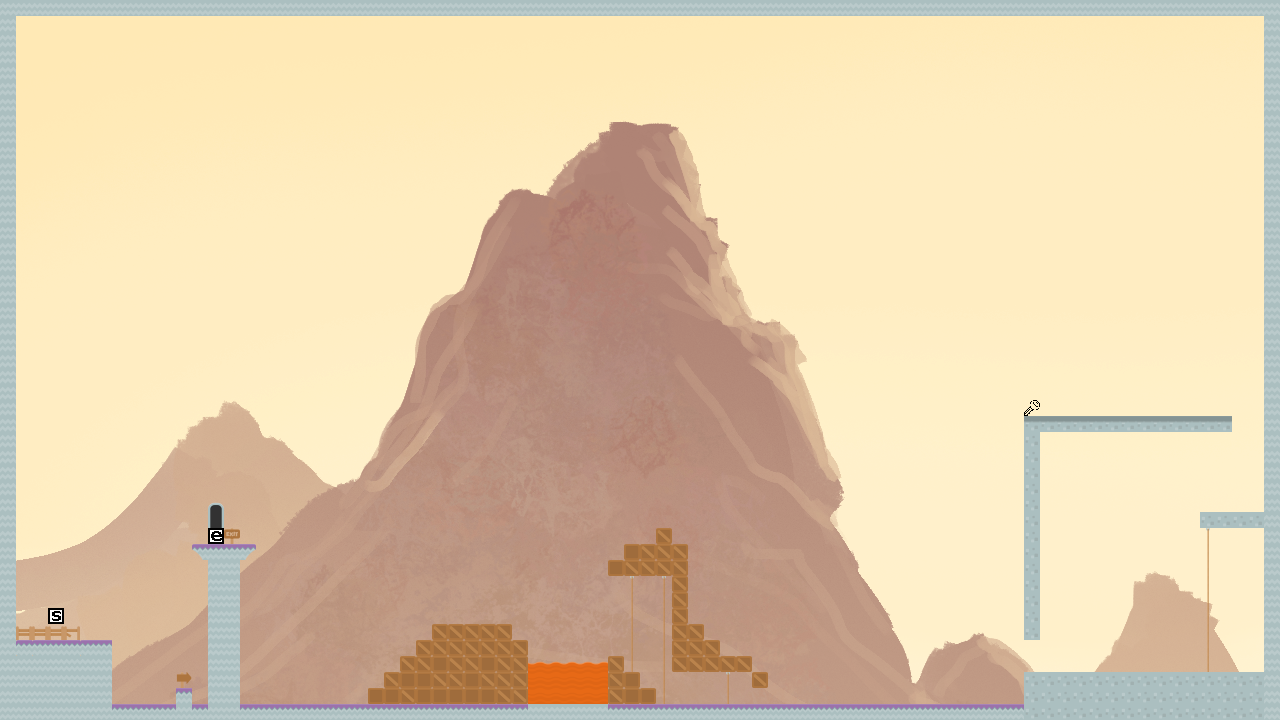

This is a level from a 2D game, rendered from its Tiled map with the project's own tilesets. A one-line summary and the map file follow, with tile-layer data summarised:
An orthogonal 80x45 tile map with 16x16 px tiles, 4 tile layers (collision, deco_front1, deco_back1, items), 2 tilesets, 2 image layers and 2 objects.

<map version="1.0" orientation="orthogonal" renderorder="left-up" width="80" height="45" tilewidth="16" tileheight="16" nextobjectid="25">
 <properties>
  <property name="shiftCount" value="4" />
  <property name="shiftTimeMax" value="7" />
 </properties>
 <tileset firstgid="1" name="items" tilewidth="16" tileheight="16" tilecount="400" columns="20">
  <image source="items.png" width="320" height="320" />
 </tileset>
 <tileset firstgid="401" name="packed" tilewidth="16" tileheight="16" tilecount="192" columns="64">
  <image source="packed.png" width="1024" height="48" />
  <tile id="132">
   <properties>
    <property name="maxShifts" value="10" />
    <property name="parallax1" value="parallax_1.png" />
    <property name="parallax2" value="parallax_2.png" />
   </properties>
  </tile>
 </tileset>
 <imagelayer name="Bildebene 3">
  <image source="../textures/sky.png" />
 </imagelayer>
 <imagelayer name="Bildebene 1">
  <image source="../textures/rock.png" />
 </imagelayer>
 <layer name="collision" width="80" height="45">
  <properties>
   <property name="maxShiftCount" value="2" />
   <property name="maxShiftTime" value="5" />
  </properties>
  <data>[3600 cells, 392 non-empty, 8 distinct tile ids]</data>
 </layer>
 <layer name="deco_front1" width="80" height="45">
  <data>[3600 cells, 70 non-empty, 8 distinct tile ids]</data>
 </layer>
 <layer name="deco_back1" width="80" height="45">
  <data>[3600 cells, 254 non-empty, 10 distinct tile ids]</data>
 </layer>
 <layer name="items" width="80" height="45">
  <data>[3600 cells, 3 non-empty, 3 distinct tile ids]</data>
 </layer>
 <objectgroup name="text">
  <properties>
   <property name="text" value="" />
  </properties>
  <object id="23" gid="4" x="1117" y="638.5" width="16" height="16">
   <properties>
    <property name="text" value="Jump and glide .." />
   </properties>
  </object>
  <object id="24" gid="4" x="1117" y="399" width="16" height="16">
   <properties>
    <property name="text" value=".. jump and gliiiiiide!" />
   </properties>
  </object>
 </objectgroup>
</map>
